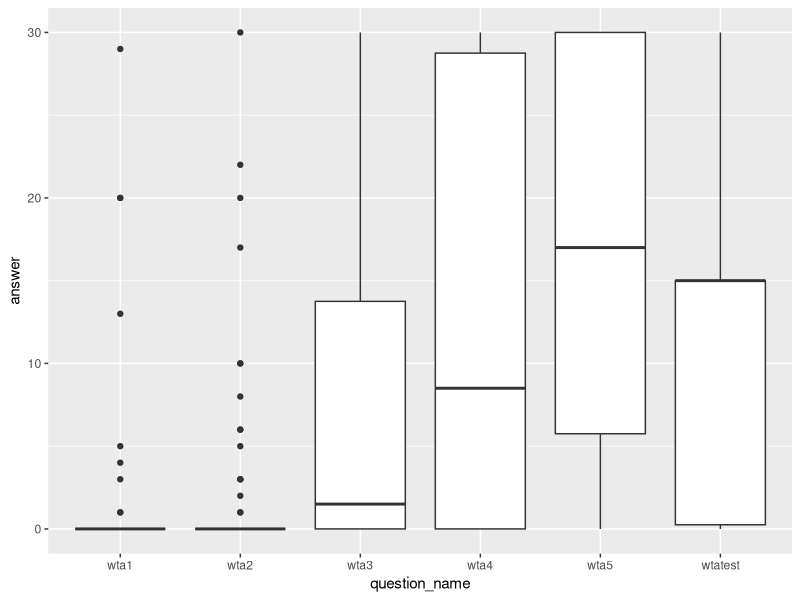

This chart was generated by the following R code:
## ---- chunk 1
knitr::opts_chunk$set(echo = TRUE)
library(tidyverse)
## ---- chunk 2
# Your final command should be of this kind:
# df1 <- read_csv("test-data1.csv", col_types = cols(...))

df1 <- read_csv("test-data1.csv", col_names=FALSE, 
                 col_types = cols(
                        col_double(),
                        col_double(),
                        col_double(),
                        col_character(),
                        col_logical()
                      )) # You have to fix this

#df2 <- read_csv("test-data2.csv", col_types = cols(
#  name = col_character(),
#  id = col_character(),
#  gender = col_character()
#))

df2 <- read_csv("test-data2.csv", na = c("."))

df3 <- read_csv("test-data3.csv", col_names = TRUE, col_types = "ccccc")
head(df3)
tail(df3)
tail(read_csv("test-data3.csv", col_types="ccccc"))
## ---- chunk 3
# 12.3.1 Gathering

library(tidyverse)

table4a # This is defined 
tidy4a <-  table4a %>%
  gather(`1999`, `2000`, key = "year", value = "cases")
tidy4a
tidy4b <- table4b %>%
  gather(`1999`, `2000`, key = "year", value = "population")
tidy4b
# We will see more on joins in the coming weeks
tidy4 <- left_join(tidy4a, tidy4b)
tidy4
table2 %>% 
  spread(key = "type", value = "count")

stocks <- tibble(
  year   = c(2015, 2015, 2016, 2016),
  half  = c(   1,    2,     1,    2),
  return = c(1.88, 0.59, 0.92, 0.17)
)

stocks %>%
  spread(key = year, value = return) %>%
  gather(key = "year", value = "return", `2015`, `2016`)


stocks %>%
  spread(key = half, value = return) %>%
  rename(first_half = `1`, second_half = `2`)

## ---- chunk 4
table3
table3sep <- table3 %>%
  separate(rate, into = c("cases", "population"), convert = TRUE) %>%
  separate(year, into = c("century", "year"), sep = 2)

?extract
## ---- chunk 5
table3sep %>%
  unite(new, century, year, sep="")

## ---- chunk 6
df <- read_csv("some_choices.csv")

# Let's spread by question_name
df2 <- df %>%
  spread(key = question_name, value = answer) %>%
  # Keep only those that have no missing values for any answer
  filter(!is.na(wtatest), !is.na(wta1), !is.na(wta2), !is.na(wta3), !is.na(wta4), !is.na(wta5))

library(magrittr)

df2 %$% t.test(wta1, wta2)  
df2 %$% t.test(wta1, wta3)  
df2 %$% t.test(wta1, wta4)  
df2 %$% t.test(wta1, wta5)  
  
# Or, to introduce some loops

for(otherwta in c("wta2", "wta3", "wta4", "wta5")) {
  print(t.test(df2[["wta1"]], df2[[otherwta]]))
}

# Plot it
library(ggplot2)

ggplot(df, aes(x = question_name, y = answer)) +
  geom_boxplot()

## ---- chunk 7
View(who)
who1 <- who %>%
  gather(key = "key", value = "cases", starts_with("new"), na.rm = TRUE)
who1

who2 <- who1 %>%
  mutate(key = stringr::str_replace(key, "newrel", "new_rel"))

who3 <- who2 %>%
  separate(key, into = c("is_new", "TB type", "demographics"), sep = "_")

(who4 <- who3 %>%
  separate(demographics, into = c("gender", "age_range"), sep = 1))

who %>%
  gather(key = "key", value = "cases", starts_with("new"), na.rm = TRUE) %>%
  mutate(key = stringr::str_replace(key, "newrel", "new_rel")) %>%
  separate(key, into = c("is_new", "TB type", "sex_age"), sep = "_") %>%
  select(-is_new, -iso2, -iso3) %>%
  separate(sex_age, into = c("sex", "age"), sep = 1)
## ---- chunk 8
df <- tibble(name = c("A123", "B456"), age = c(30, 60), answer1 = c(0, 1), answer2 = c(1,1), answer3 = c(1,0), answer4 = c(0,0))
